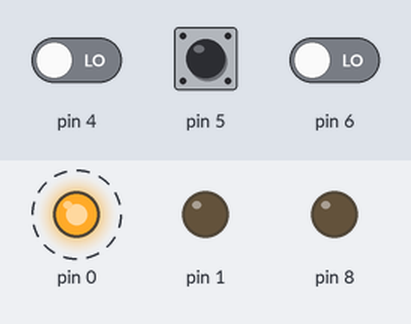
This sketch was run on a simulated Arduino Uno, built for the host (arithmetic inside an expression is 32-bit, double 64-bit). On the bench: output pins drawn as LEDs (lit = HIGH). Dashed ring = blinking. The inputs (shaded band) are chosen by the test bench; at power-on: pin 6 LOW, pin 4 LOW, pin 5 HIGH.

Above: at 2.25 s.
2.3 s: pin 6 driven HIGH
At 3.6 s:
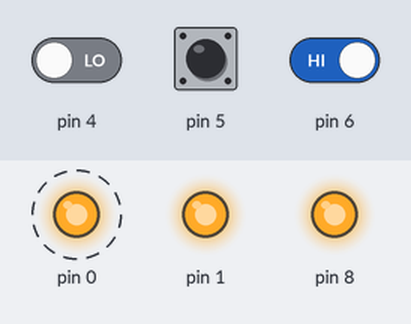
5.3 s: pin 6 driven LOW
At 5.48 s:
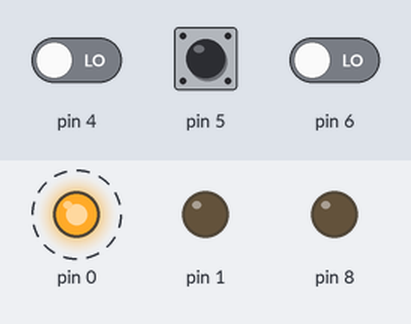
Timing chart, 0 to 14.3 s (numbered marks = the images above; inputs shaded):
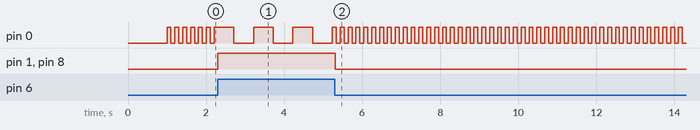

The sketch:

arduino_pb.ino
```cpp
#define MODE  PA5
#define BOB9  PORTB
#define BOB18 PA1
#define BOT   PA6
#define DECL  PA4
#define LED   PA0


byte count = 0;
long temp = 0;
byte state = 0b0;
byte test_count = 1;

void led(int t);

void setup() {
  // initialize Timer1
  cli();         // disable global interrupts
  TCCR1A = 0;    // set entire TCCR1A register to 0
  TCCR1B = 0;    // set entire TCCR1A register to 0

  // enable Timer1 overflow interrupt:
  bitSet(TIMSK1, TOIE1);

  TCNT1 = 0;

  // set 1024 prescaler
  bitSet(TCCR1B, CS12);
  bitSet(TCCR1B, CS10);

  sei(); // enable all interrupts

  pinMode(MODE, INPUT_PULLUP);
  pinMode(DECL, INPUT);
  pinMode(BOT, INPUT);
  pinMode(BOB18, OUTPUT);
  pinMode(LED, OUTPUT);
  DDRB = 1;
  BOB9 = 0;
  digitalWrite(BOB18,LOW);
  digitalWrite(LED, LOW);
  temp = millis();
  delay(1000);
}

ISR(TIM1_OVF_vect) {      // interrupt overflow routine
  // preload timer
  TCNT1 = 0;
  if(test_count ==0)
    count++;
}

void loop() {
  main_prog();
  delay(10);

}

void main_prog(){
  if(digitalRead(BOT) == HIGH){
    digitalWrite(BOB18,HIGH);
    BOB9 = 1;
    if(digitalRead(MODE) == LOW){
      led(5000);
    }
    else if(digitalRead(MODE) == HIGH){
      led(500);
      if(digitalRead(DECL)==LOW && test_count){
        TCNT1 = 50000;
        test_count = 0;
      }
      while(count >= 13){
        count = 30;
        digitalWrite(LED,HIGH);
        digitalWrite(BOB18,LOW);
        BOB9 = 0;
        delay(1000);
      }
    }
  }else{
    digitalWrite(BOB18,LOW);
    BOB9 = 0;
    led(100);
  }
}

void led(int t){
  if(millis() >= temp + t){
    state = ~state;
    temp = millis();
  }
  digitalWrite(LED,state);
}
```

Measured:
- after the input at 2.3 s, pin 0: alternates HIGH for 0.50 s and LOW for 0.50 s, starting after 0.41 s; pin 1, pin 8: LOW → HIGH at once
- after the input at 5.3 s, pin 0: alternates HIGH for 0.10 s and LOW for 0.10 s, starting at once; pin 1, pin 8: HIGH → LOW at once
- by itself, pin 0: alternates HIGH for 0.10 s and LOW for 0.10 s
